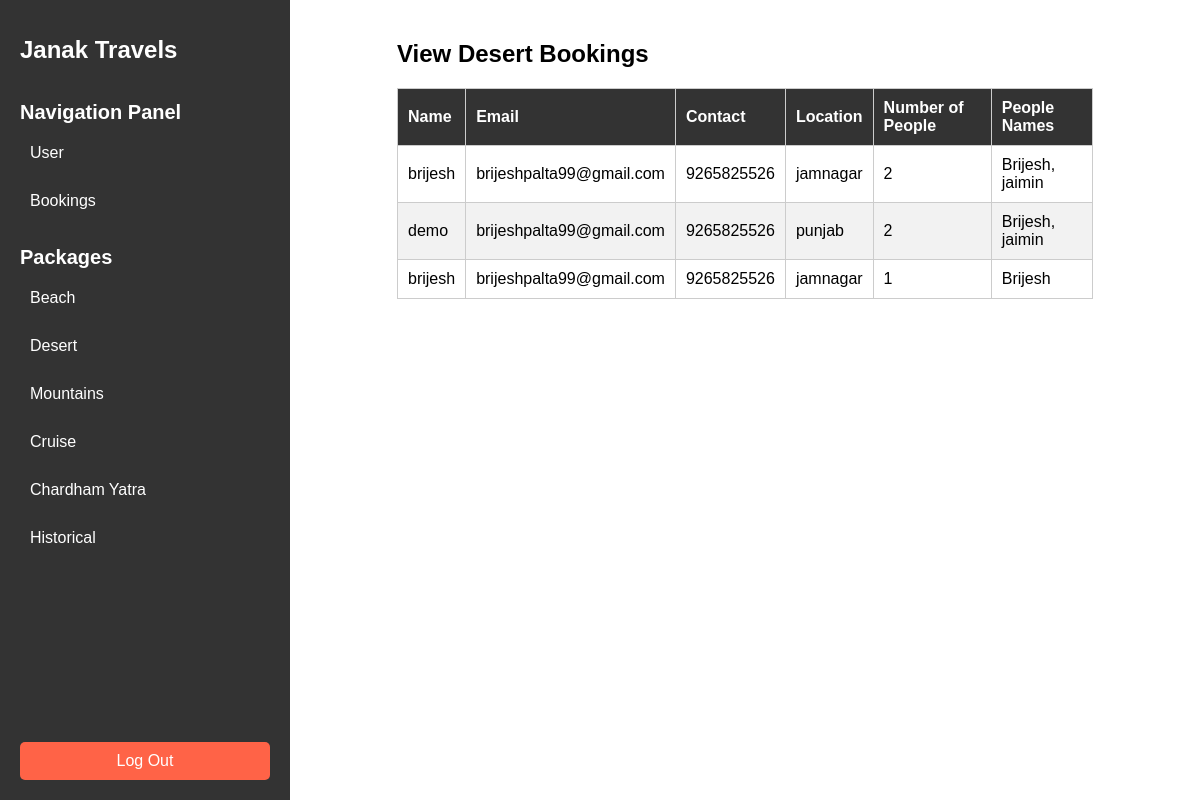
The app's page /Admin/fetchdesert.php with its own data.
### tables this page shows
CREATE TABLE `desert_bookings` (
  `id` int(11) NOT NULL,
  `name` varchar(100) NOT NULL,
  `email` varchar(100) NOT NULL,
  `contact` varchar(20) NOT NULL,
  `location` varchar(100) NOT NULL,
  `num_people` int(11) NOT NULL,
  `people_names` text NOT NULL,
  `booking_date` timestamp NOT NULL DEFAULT current_timestamp()
);

### Admin/fetchdesert.php (the view, shortened to what this page needs)
<!DOCTYPE html>
<html lang="en">
<head>
</head>
<body>
<div class="container">
    <div class="sidebar">
        <h1><a href="admindashboard.php" style="color: white; text-decoration: none;">Janak Travels</a></h1>
        <h2>Navigation Panel</h2>
        <ul>
            <li class="dropdown">
                <a href="#">User</a>
            </li>
            <li class="dropdown">
                <a href="#">Bookings</a>
            </li>
        </ul>
        <h2>Packages</h2>
        <ul>
            <li><a href="fetchbeach.php">Beach</a></li>
            <li><a href="fetchdesert.php">Desert</a></li>
            <li><a href="fetchmountain.php">Mountains</a></li>
            <li><a href="fetchcruise.php">Cruise</a></li>
            <li><a href="fetchchardhamyatra.php">Chardham Yatra</a></li>
            <li><a href="fetchhistorical.php">Historical</a></li>
        </ul>
        <button class="logout-btn">Log Out</button>
    </div>
    <div class="content">
        <div class="view-container">
            <h2>View Desert Bookings</h2>
            <?php
            $servername = "localhost";
            $username = "root";
            $password = "";
            $database = "travels";
            $conn = new mysqli($servername, $username, $password, $database);
            $sql = "SELECT * FROM desert_bookings";
            $result = $conn->query($sql);
            if ($result->num_rows > 0) {
                echo "<table>
                        <thead>
                            <tr>
                                <th>Name</th>
                                <th>Email</th>
                                <th>Contact</th>
                                <th>Location</th>
                                <th>Number of People</th>
                                <th>People Names</th>
                            </tr>
                        </thead>
                        <tbody>";
                while ($row = $result->fetch_assoc()) {
                    echo "<tr>
                            <td>" . $row["name"] . "</td>
                            <td>" . $row["email"] . "</td>
                            <td>" . $row["contact"] . "</td>
                            <td>" . $row["location"] . "</td>
                            <td>" . $row["num_people"] . "</td>
                            <td>" . $row["people_names"] . "</td>
                          </tr>";
                }
                echo "</tbody></table>";
            } else {
                echo "0 results";
            }
            ?>
        </div>
    </div>
</div>
</body>
</html>

### Admin/fetchdesert.php (style rules this page uses)
body { font-family: Arial, sans-serif; margin: 0; padding: 0; overflow: hidden; }
.container { display: flex; height: 100vh; }
.sidebar { width: 250px; background-color: #333; color: #fff; padding: 20px; position: relative; overflow: hidden; transition: width 0.3s ease; display: flex; flex-direction: column; }
.sidebar h1 { font-size: 24px; margin-bottom: 20px; }
.sidebar h2 { font-size: 20px; margin-bottom: 10px; color: #fff; }
.sidebar ul { list-style: none; padding: 0; margin: 0; }
.sidebar ul li { margin-bottom: 10px; }
.sidebar ul li a { text-decoration: none; color: #fff; font-size: 16px; display: block; padding: 10px; border-radius: 5px; transition: background-color 0.3s ease; }
.logout-btn { background-color: #ff6347; border: none; color: #fff; padding: 10px 20px; font-size: 16px; border-radius: 5px; cursor: pointer; transition: background-color 0.3s ease; margin-top: auto; }
.content { flex: 1; padding: 20px; overflow-y: auto; }
.view-container { width: 80%; margin: auto; }
.view-container h2 { margin-bottom: 20px; }
table { width: 100%; border-collapse: collapse; }
table, th, td { border: 1px solid #ccc; }
th, td { padding: 10px; text-align: left; }
th { background-color: #333; color: #fff; }
tbody tr:nth-child(even) { background-color: #f2f2f2; }

### records on screen
desert_bookings: name "brijesh", email "brijeshpalta99@gmail.com", contact "9265825526", location "jamnagar", num_people "2", people_names "Brijesh, jaimin"
desert_bookings: name "demo", email "brijeshpalta99@gmail.com", contact "9265825526", location "punjab", num_people "2", people_names "Brijesh, jaimin"
desert_bookings: name "brijesh", email "brijeshpalta99@gmail.com", contact "9265825526", location "jamnagar", num_people "1", people_names "Brijesh"
